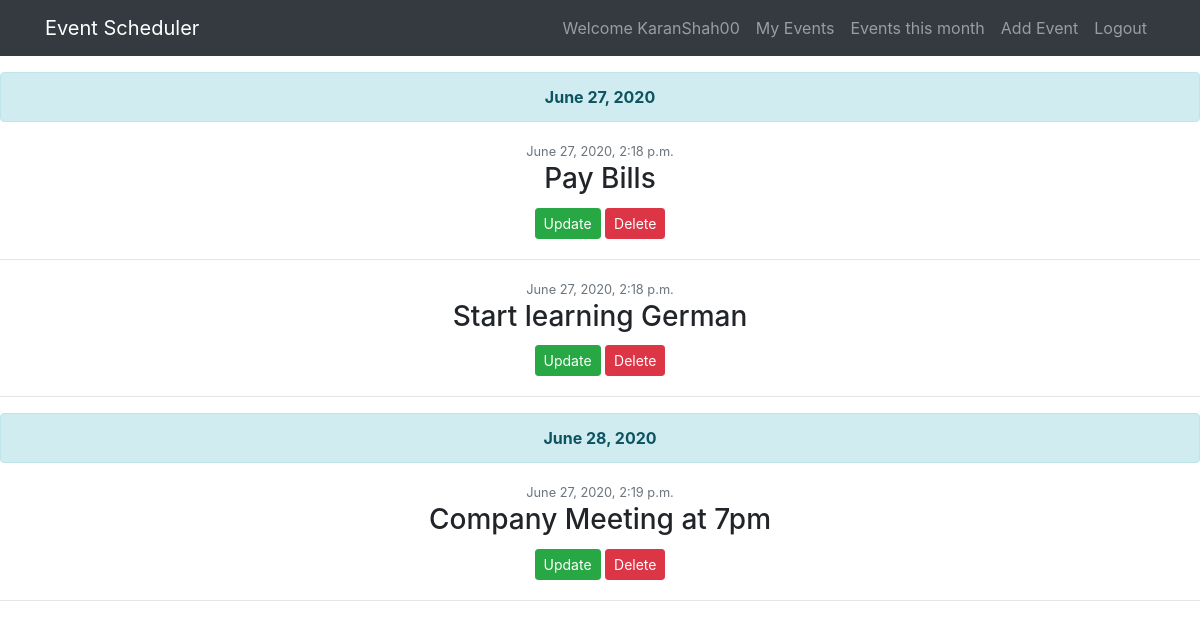
The app's page /monthly (signed in) with its own data.
### events/models.py (models this page shows, shortened)
class Event(models.Model):
    user = models.ForeignKey(User, on_delete = models.CASCADE)
    description = models.CharField(max_length=100)
    day = models.DateTimeField()
    date_created = models.DateTimeField(default = timezone.now)

### events/views.py (the view)
# urls.py: path('monthly', MonthlyEventListView.as_view(), name = 'monthly'),
class MonthlyEventListView(LoginRequiredMixin, ListView):
    model = Event
    context_object_name = 'events'
    def get_queryset(self):
        qs = Event.objects.filter(user = self.request.user,
                                  day__month = timezone.now().month).order_by('day')
        return qs

### events/templates/events/event_list.html
{% extends "events/base.html" %}
{% block content %}
    <br>
    <br>
    <br>
    {% regroup events by day as events_list %}
	{% for day in events_list %}
        <div class="alert alert-info">
                    <strong>{{ day.grouper|date:'F d, Y' }}</strong>
        </div>
        {% for event in day.list %}
		<article class="media content-section">
			<div class="media-body">
			    <div class="article-metadata">
			    	<small class="text-muted">{{ event.date_created }}</small>
			    </div>
			    <h3>{{ event.description }}</h3>
                <div>
		    			<a class = "btn btn-success btn-sm mt-1 mb-1" href="{% url 'update' event.pk %}">Update</a>
		    			<a class = "btn btn-danger btn-sm mt-1 mb-1" href="{% url 'delete' event.pk %}">Delete</a>
		    		</div>
			</div>
		</article>
        <hr>
        {% endfor %}
	{% endfor %}
{% endblock content %}

### events/templates/events/base.html (shortened to what this page needs)
{% load static %}
<!DOCTYPE html>
<html>
<head>
    <link href="https://stackpath.bootstrapcdn.com/bootstrap/4.3.1/css/bootstrap.min.css" rel="stylesheet">
    <link href="jquery.datetimepicker.min.css" rel="stylesheet">
</head>
<body>
	<header class="site-header">
	  <nav class="navbar navbar-expand-md navbar-dark bg-dark fixed-top">
	    <div class="container">
	    	<span class="navbar-brand mr-4">Event Scheduler</span>
	      <div class="collapse navbar-collapse" id="navbarToggle">
	        <div class="navbar-nav mr-auto">
	          <span class = "nav-item nav-link"
	          </span>
	        </div>
	        <div class="navbar-nav">
	        	{% if user.is_authenticated %}
                    <span class="nav-item nav-link">Welcome {{user.username}}</span>
	        		<a class="nav-item nav-link" href={% url 'home' %}>My Events</a>
                    <a class="nav-item nav-link" href={% url 'monthly' %}>Events this month</a>
                    <a class="nav-item nav-link" href={% url 'add' %}>Add Event</a>
	        		<a class="nav-item nav-link" href={% url 'logout' %}>Logout</a>
				{% else %}
	          		<a class="nav-item nav-link" href = {% url 'login' %}>Login</a>
	          		<a class="nav-item nav-link" href = {% url 'register' %}>Register</a>
	          	{% endif %}
	        </div>
	      </div>
	    </div>
	  </nav>
	</header>
    <div align="center">
{% block content %}{% endblock %}
    </div>
</body>
</html>

### records on screen
Event: grouper "June 27, 2020", date_created "June 27, 2020, 2:18 p.m.", description "Pay Bills"
Event: date_created "June 27, 2020, 2:18 p.m.", description "Start learning German"
Event: grouper "June 28, 2020", date_created "June 27, 2020, 2:19 p.m.", description "Company Meeting at 7pm"

### other values on screen
{{ user.username }} "KaranShah00"
